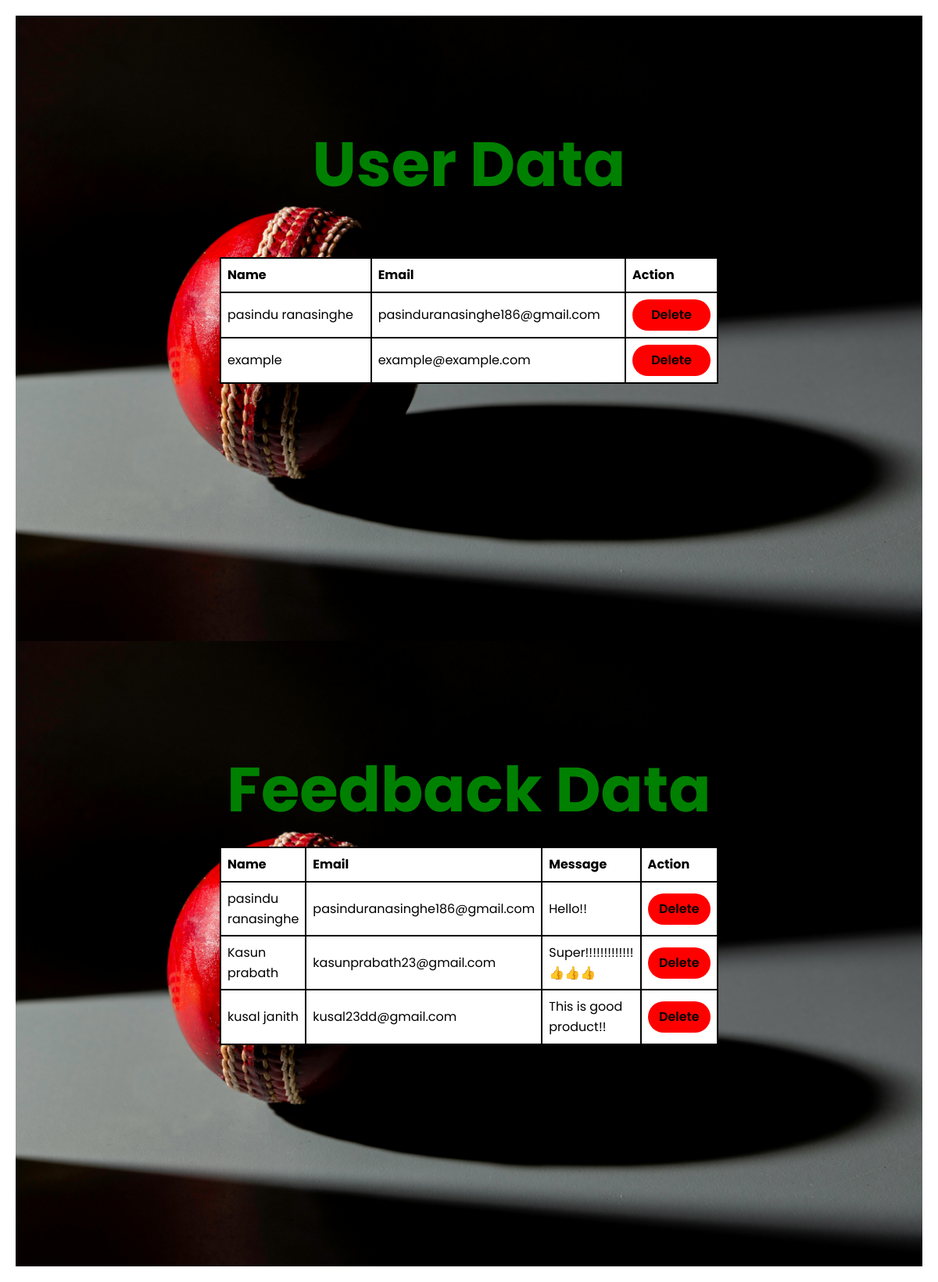
Before: /Admin (signed in) with the older database file.
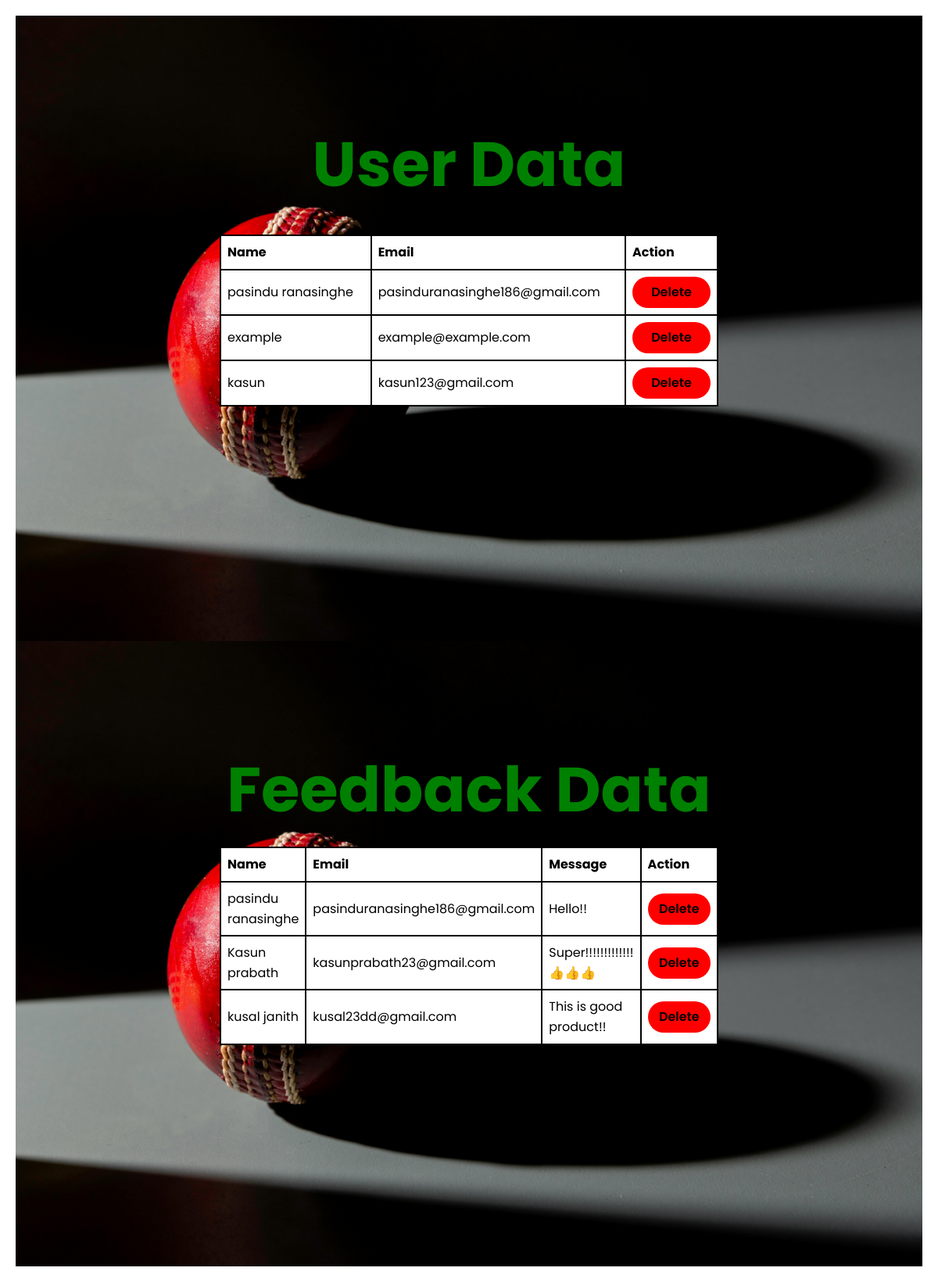
After: the same page with the newer database file.
### app.py (models this page shows, shortened)
class User(db.Model):
    __bind_key__ = None  # Use the primary database
    id = db.Column(db.Integer, primary_key=True)
    name = db.Column(db.String(100), nullable=False)
    email = db.Column(db.String(100), unique=True)
    password = db.Column(db.String(100))

### app.py (the view)
@app.route('/Admin')
def admin():
    if session['email']:
        all_users = User.query.all()
        feedback_list = Feedback.query.all()
        return render_template('Admin.html', all_users=all_users,feedback_list=feedback_list)

### templates/Admin.html (shortened to what this page needs)
<!DOCTYPE html>
<html lang="en">
<head>
    <link rel="stylesheet" type="text/css" href="static/index2.css">
</head>
<body>
    <section>
        <h1 style="position: absolute;margin-top: -400px; font-size: 80px;">User Data</h1>
        <table>
            <thead>
                <tr>
                    <th>Name</th>
                    <th>Email</th>
                    <th style="width: 100px;">Action</th>
                </tr>
            </thead>
            <tbody>
                {% for user in all_users %}
                <tr>
                    <td>{{ user.name }}</td>
                    <td>{{ user.email }}</td>
                    <td>
                        <form action="{{ url_for('delete_user', user_id=user.id) }}" method="post">
                            <button type="submit" style="padding: 0px;background-color: red;">Delete</button>
                        </form>
                    </td>
                </tr>
                {% endfor %}
            </tbody>
        </table>
    </section>
    <section>
        <h1 style="position: absolute;margin-top: -400px;font-size: 80px;">Feedback Data</h1>
        <table>
            <thead>
                <tr>
                    <th>Name</th>
                    <th>Email</th>
                    <th>Message</th>
                    <th style="width: 100px;">Action</th>
                </tr>
            </thead>
            <tbody>
                {% for feedback in feedback_list %}
                <tr>
                    <td>{{ feedback.name }}</td>
                    <td>{{ feedback.email }}</td>
                    <td>{{ feedback.message }}</td>
                    <td>
                      <form action="{{ url_for('delete_feedback', feedback_id=feedback.id) }}" method="post">
                        <button type="submit" style="padding: 0px;background-color: red;">Delete</button>
                    </form>
                  </td>
                </tr>
                {% endfor %}
            </tbody>
        </table>
    </section>
</body>
</html>

Changed rows visible on the page:
added User: name "kasun", email "kasun123@gmail.com", shown under "User Data"
